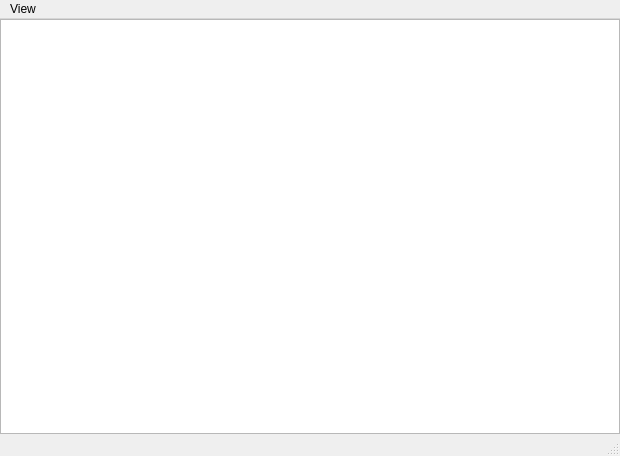
<?xml version="1.0" encoding="UTF-8"?>
<ui version="4.0">
 <class>MainWindow</class>
 <widget class="QMainWindow" name="MainWindow">
  <property name="geometry">
   <rect>
    <x>0</x>
    <y>0</y>
    <width>620</width>
    <height>456</height>
   </rect>
  </property>
  <property name="font">
   <font>
    <family>Arial</family>
   </font>
  </property>
  <property name="windowTitle">
   <string>MainWindow</string>
  </property>
  <widget class="QWidget" name="centralwidget">
   <layout class="QHBoxLayout" name="horizontalLayout">
    <property name="leftMargin">
     <number>0</number>
    </property>
    <property name="topMargin">
     <number>0</number>
    </property>
    <property name="rightMargin">
     <number>0</number>
    </property>
    <property name="bottomMargin">
     <number>0</number>
    </property>
    <item>
     <widget class="LegendTableView" name="legendtable"/>
    </item>
   </layout>
  </widget>
  <widget class="QMenuBar" name="menubar">
   <property name="geometry">
    <rect>
     <x>0</x>
     <y>0</y>
     <width>620</width>
     <height>20</height>
    </rect>
   </property>
   <widget class="QMenu" name="menuView">
    <property name="title">
     <string>View</string>
    </property>
    <addaction name="actioncursor"/>
    <addaction name="actionsnap"/>
    <addaction name="actioncentercursor"/>
    <addaction name="separator"/>
    <addaction name="actionlogy1"/>
    <addaction name="actionlogy2"/>
   </widget>
   <addaction name="menuView"/>
  </widget>
  <widget class="QStatusBar" name="statusbar"/>
  <action name="actioncursor">
   <property name="text">
    <string>Toggle Cursor</string>
   </property>
  </action>
  <action name="actionsnap">
   <property name="text">
    <string>Toggle Snap</string>
   </property>
  </action>
  <action name="actionlogy1">
   <property name="text">
    <string>Toggle Primary Y Axis Log Scale</string>
   </property>
  </action>
  <action name="actionlogy2">
   <property name="text">
    <string>Toggle Secondary Y Axis Log Scale</string>
   </property>
  </action>
  <action name="actioncentercursor">
   <property name="text">
    <string>Center Cursor</string>
   </property>
  </action>
 </widget>
 <customwidgets>
  <customwidget>
   <class>LegendTableView</class>
   <extends>QTableView</extends>
   <header>qt_extensions.legendtable</header>
  </customwidget>
 </customwidgets>
 <resources/>
 <connections/>
</ui>
